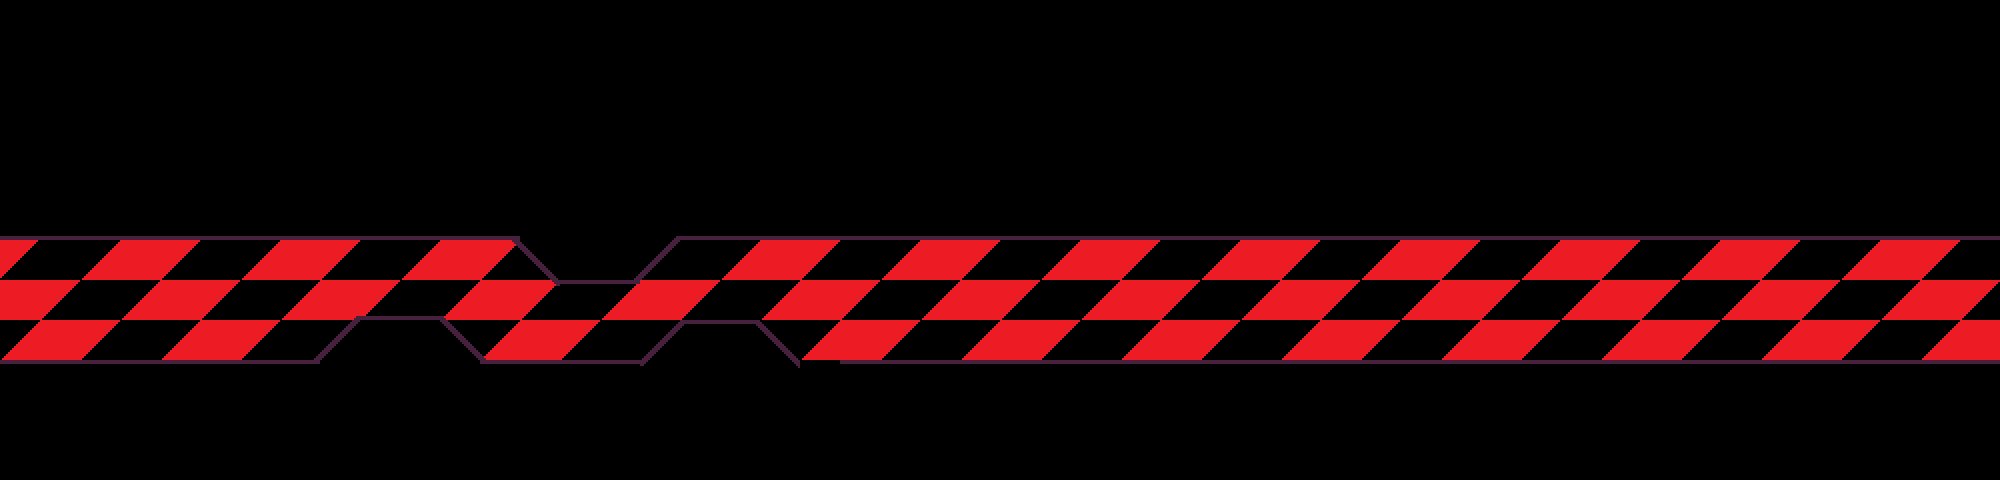

A level layout from a 2D game, rendered from its tile map. Below: a short description, then the map file with its tile-grid data intact:
An orthogonal 50x12 tile map with 40x40 px tiles, 4 tile layers (tiles, tiles3, tiles2, decal), 2 tilesets.

<map version="1.9" tiledversion="1.9.0" orientation="orthogonal" renderorder="right-down" width="50" height="12" tilewidth="40" tileheight="40" infinite="0" backgroundcolor="#000000" nextlayerid="13" nextobjectid="120">
 <editorsettings>
  <export target="data.lua" format="lua" />
 </editorsettings>
 <properties>
  <property name="border" value="castle_inverted" />
  <property name="music" value="roaringworld" />
  <property name="name" value="World? - ???" />
 </properties>
 <tileset firstgid="1" source="../../../../tilesets/bg_treetiles_new.tsx" />
 <tileset firstgid="5" source="../../../../tilesets/castle_checkerboard.tsx" />
 <layer id="1" name="tiles" width="50" height="12">
  <data encoding="csv">
0,0,0,0,0,0,0,0,0,0,0,0,0,0,0,0,0,0,0,0,0,0,0,0,0,0,0,0,0,0,0,0,0,0,0,0,0,0,0,0,0,0,0,0,0,0,0,0,0,0,
0,0,0,0,0,0,0,0,0,0,0,0,0,0,0,0,0,0,0,0,0,0,0,0,0,0,0,0,0,0,0,0,0,0,0,0,0,0,0,0,0,0,0,0,0,0,0,0,0,0,
0,0,0,0,0,0,0,0,0,0,0,0,0,0,0,0,0,0,0,0,0,0,0,0,0,0,0,0,0,0,0,0,0,0,0,0,0,0,0,0,0,0,0,0,0,0,0,0,0,0,
0,0,0,0,0,0,0,0,0,0,0,0,0,0,0,0,0,0,0,0,0,0,0,0,0,0,0,0,0,0,0,0,0,0,0,0,0,0,0,0,0,0,0,0,0,0,0,0,0,0,
0,0,0,0,0,0,0,0,0,0,0,0,0,0,0,0,0,0,0,0,0,0,0,0,0,0,0,0,0,0,0,0,0,0,0,0,0,0,0,0,0,0,0,0,0,0,0,0,0,0,
8,8,8,8,8,8,8,8,8,8,8,8,76,0,0,0,0,8,8,8,8,8,8,8,8,8,8,8,8,8,8,8,8,8,8,8,8,8,8,8,8,8,8,8,8,8,8,8,8,8,
13,14,15,16,17,14,15,16,17,14,15,16,17,83,0,0,62,14,15,16,17,14,15,16,17,14,15,16,17,14,15,16,17,14,15,16,17,14,15,16,17,14,15,16,17,14,15,16,17,14,
20,21,22,23,24,21,22,23,24,21,22,23,24,21,22,23,24,21,22,23,24,21,22,23,24,21,22,23,24,21,22,23,24,21,22,23,24,21,22,23,24,21,22,23,24,21,22,23,24,21,
27,28,29,30,31,28,29,30,0,0,0,0,31,28,29,30,64,65,0,30,31,28,29,30,31,28,29,30,31,28,29,30,31,28,29,30,31,28,29,30,31,28,29,30,31,28,29,30,31,28,
34,34,34,34,34,34,34,34,0,0,0,0,36,34,34,34,71,0,0,0,0,34,34,34,34,34,34,34,34,34,34,34,34,34,34,34,34,34,34,34,34,34,34,34,34,34,34,34,34,34,
0,0,0,0,0,0,0,0,0,0,0,0,0,0,0,0,0,0,0,0,0,0,0,0,0,0,0,0,0,0,0,0,0,0,0,0,0,0,0,0,0,0,0,0,0,0,0,0,0,0,
0,0,0,0,0,0,0,0,0,0,0,0,0,0,0,0,0,0,0,0,0,0,0,0,0,0,0,0,0,0,0,0,0,0,0,0,0,0,0,0,0,0,0,0,0,0,0,0,0,0
</data>
 </layer>
 <layer id="12" name="tiles3" width="50" height="12">
  <data encoding="csv">
0,0,0,0,0,0,0,0,0,0,0,0,0,0,0,0,0,0,0,0,0,0,0,0,0,0,0,0,0,0,0,0,0,0,0,0,0,0,0,0,0,0,0,0,0,0,0,0,0,0,
0,0,0,0,0,0,0,0,0,0,0,0,0,0,0,0,0,0,0,0,0,0,0,0,0,0,0,0,0,0,0,0,0,0,0,0,0,0,0,0,0,0,0,0,0,0,0,0,0,0,
0,0,0,0,0,0,0,0,0,0,0,0,0,0,0,0,0,0,0,0,0,0,0,0,0,0,0,0,0,0,0,0,0,0,0,0,0,0,0,0,0,0,0,0,0,0,0,0,0,0,
0,0,0,0,0,0,0,0,0,0,0,0,0,0,0,0,0,0,0,0,0,0,0,0,0,0,0,0,0,0,0,0,0,0,0,0,0,0,0,0,0,0,0,0,0,0,0,0,0,0,
0,0,0,0,0,0,0,0,0,0,0,0,0,0,0,0,0,0,0,0,0,0,0,0,0,0,0,0,0,0,0,0,0,0,0,0,0,0,0,0,0,0,0,0,0,0,0,0,0,0,
0,0,0,0,0,0,0,0,0,0,0,0,0,0,0,0,55,56,0,0,0,0,0,0,0,0,0,0,0,0,0,0,0,0,0,0,0,0,0,0,0,0,0,0,0,0,0,0,0,0,
0,0,0,0,0,0,0,0,0,0,0,0,82,0,0,61,0,0,0,0,0,0,0,0,0,0,0,0,0,0,0,0,0,0,0,0,0,0,0,0,0,0,0,0,0,0,0,0,0,0,
0,0,0,0,0,0,0,0,0,0,0,0,0,90,0,0,0,0,0,0,0,0,0,0,0,0,0,0,0,0,0,0,0,0,0,0,0,0,0,0,0,0,0,0,0,0,0,0,0,0,
0,0,0,0,0,0,0,0,0,0,0,0,0,0,0,0,0,0,82,0,0,0,0,0,0,0,0,0,0,0,0,0,0,0,0,0,0,0,0,0,0,0,0,0,0,0,0,0,0,0,
0,0,0,0,0,0,0,0,0,0,0,0,0,0,0,0,0,0,0,82,0,0,0,0,0,0,0,0,0,0,0,0,0,0,0,0,0,0,0,0,0,0,0,0,0,0,0,0,0,0,
0,0,0,0,0,0,0,0,0,0,0,0,0,0,0,0,0,0,0,0,0,0,0,0,0,0,0,0,0,0,0,0,0,0,0,0,0,0,0,0,0,0,0,0,0,0,0,0,0,0,
0,0,0,0,0,0,0,0,0,0,0,0,0,0,0,0,0,0,0,0,0,0,0,0,0,0,0,0,0,0,0,0,0,0,0,0,0,0,0,0,0,0,0,0,0,0,0,0,0,0
</data>
 </layer>
 <layer id="6" name="tiles2" width="50" height="12">
  <data encoding="csv">
0,0,0,0,0,0,0,0,0,0,0,0,0,0,0,0,0,0,0,0,0,0,0,0,0,0,0,0,0,0,0,0,0,0,0,0,0,0,0,0,0,0,0,0,0,0,0,0,0,0,
0,0,0,0,0,0,0,0,0,0,0,0,0,0,0,0,0,0,0,0,0,0,0,0,0,0,0,0,0,0,0,0,0,0,0,0,0,0,0,0,0,0,0,0,0,0,0,0,0,0,
0,0,0,0,0,0,0,0,0,0,0,0,0,0,0,0,0,0,0,0,0,0,0,0,0,0,0,0,0,0,0,0,0,0,0,0,0,0,0,0,0,0,0,0,0,0,0,0,0,0,
0,0,0,0,0,0,0,0,0,0,0,0,0,0,0,0,0,0,0,0,0,0,0,0,0,0,0,0,0,0,0,0,0,0,0,0,0,0,0,0,0,0,0,0,0,0,0,0,0,0,
0,0,0,0,0,0,0,0,0,0,0,0,0,0,0,0,0,0,0,0,0,0,0,0,0,0,0,0,0,0,0,0,0,0,0,0,0,0,0,0,0,0,0,0,0,0,0,0,0,0,
0,0,0,0,0,0,0,0,0,0,0,0,0,0,0,0,0,0,0,0,0,0,0,0,0,0,0,0,0,0,0,0,0,0,0,0,0,0,0,0,0,0,0,0,0,0,0,0,0,0,
0,0,0,0,0,0,0,0,0,0,0,0,0,0,0,0,0,0,0,0,0,0,0,0,0,0,0,0,0,0,0,0,0,0,0,0,0,0,0,0,0,0,0,0,0,0,0,0,0,0,
0,0,0,0,0,0,0,0,55,56,56,78,0,0,36,36,0,0,0,0,0,0,0,0,0,0,0,0,0,0,0,0,0,0,0,0,0,0,0,0,0,0,0,0,0,0,0,0,0,0,
0,0,0,0,0,0,0,61,62,0,0,85,86,0,0,0,0,36,36,83,0,0,0,0,0,0,0,0,0,0,0,0,0,0,0,0,0,0,0,0,0,0,0,0,0,0,0,0,0,0,
0,0,0,0,0,0,0,0,0,0,0,0,0,0,0,0,0,0,0,0,0,0,0,0,0,0,0,0,0,0,0,0,0,0,0,0,0,0,0,0,0,0,0,0,0,0,0,0,0,0,
0,0,0,0,0,0,0,0,0,0,0,0,0,0,0,0,0,0,0,0,0,0,0,0,0,0,0,0,0,0,0,0,0,0,0,0,0,0,0,0,0,0,0,0,0,0,0,0,0,0,
0,0,0,0,0,0,0,0,0,0,0,0,0,0,0,0,0,0,0,0,0,0,0,0,0,0,0,0,0,0,0,0,0,0,0,0,0,0,0,0,0,0,0,0,0,0,0,0,0,0
</data>
 </layer>
 <layer id="2" name="decal" width="50" height="12">
  <data encoding="csv">
0,0,0,0,0,0,0,0,0,0,0,0,0,0,0,0,0,0,0,0,0,0,0,0,0,0,0,0,0,0,0,0,0,0,0,0,0,0,0,0,0,0,0,0,0,0,0,0,0,0,
0,0,0,0,0,0,0,0,0,0,0,0,0,0,0,0,0,0,0,0,0,0,0,0,0,0,0,0,0,0,0,0,0,0,0,0,0,0,0,0,0,0,0,0,0,0,0,0,0,0,
0,0,0,0,0,0,0,0,0,0,0,0,0,0,0,0,0,0,0,0,0,0,0,0,0,0,0,0,0,0,0,0,0,0,0,0,0,0,0,0,0,0,0,0,0,0,0,0,0,0,
0,0,0,0,0,0,0,0,0,0,0,0,0,0,0,0,0,0,0,0,0,0,0,0,0,0,0,0,0,0,0,0,0,0,0,0,0,0,0,0,0,0,0,0,0,0,0,0,0,0,
0,0,0,0,0,0,0,0,0,0,0,0,0,0,0,0,0,0,0,0,0,0,0,0,0,0,0,0,0,0,0,0,0,0,0,0,0,0,0,0,0,0,0,0,0,0,0,0,0,0,
0,0,0,0,0,0,0,0,0,0,0,0,0,0,0,0,0,0,0,0,0,0,0,0,0,0,0,0,0,0,0,0,0,0,0,0,0,0,0,0,0,0,0,0,0,0,0,0,0,0,
0,0,0,0,0,0,0,0,0,0,0,0,0,0,0,0,0,0,0,0,0,0,0,0,0,0,0,0,0,0,0,0,0,0,0,0,0,0,0,0,0,0,0,0,0,0,0,0,0,0,
0,0,0,0,0,0,0,0,0,0,0,0,0,0,0,0,0,0,0,0,0,0,0,0,0,0,0,0,0,0,0,0,0,0,0,0,0,0,0,0,0,0,0,0,0,0,0,0,0,0,
0,0,0,0,0,0,0,0,0,0,0,0,0,0,0,0,0,0,0,0,0,0,0,0,0,0,0,0,0,0,0,0,0,0,0,0,0,0,0,0,0,0,0,0,0,0,0,0,0,0,
0,0,0,0,0,0,0,0,0,0,0,0,0,0,0,0,0,0,0,0,0,0,0,0,0,0,0,0,0,0,0,0,0,0,0,0,0,0,0,0,0,0,0,0,0,0,0,0,0,0,
0,0,0,0,0,0,0,0,0,0,0,0,0,0,0,0,0,0,0,0,0,0,0,0,0,0,0,0,0,0,0,0,0,0,0,0,0,0,0,0,0,0,0,0,0,0,0,0,0,0,
0,0,0,0,0,0,0,0,0,0,0,0,0,0,0,0,0,0,0,0,0,0,0,0,0,0,0,0,0,0,0,0,0,0,0,0,0,0,0,0,0,0,0,0,0,0,0,0,0,0
</data>
 </layer>
 <objectgroup color="#0000ff" id="3" name="collision" opacity="0.5" />
 <objectgroup id="11" name="objects_bgpeon" />
 <objectgroup color="#7f00ff" id="4" name="markers" />
 <objectgroup color="#ff00ff" id="5" name="objects" />
 <objectgroup id="9" name="objects_trees" />
 <objectgroup id="10" name="objects_treesobj" />
</map>
